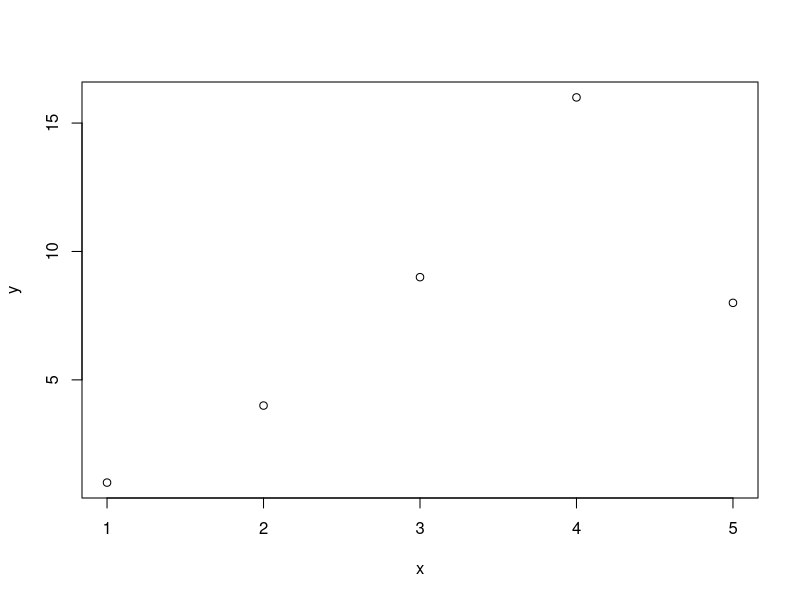

Recreate this plot in R.
# we add 2 in 3 ----
2+3
#Arithmatic Operatores

x = 2
y = 3
x+y

y-x
x-y
x*y
x/y
x^y
2*2*2
x/9
x/8
x%%y
### Some other operators ----
a <- 2
b <- 4+2
b
print(b)

### Plot ----
x = c( 1,2,3,4,5)
y = c (1,4,9,16,8)
plot(x,y)
